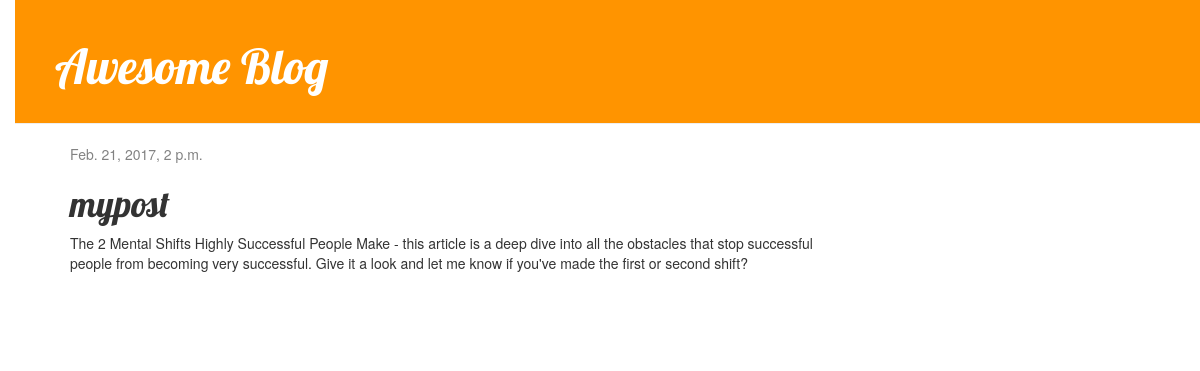
The app's page /post/1/ with its own data.
### blog/models.py (models this page shows, shortened)
class	Post(models.Model):
				author	=	models.ForeignKey('auth.User')
				title	=	models.CharField(max_length=200)
				text	=	models.TextField()
				created_date	=	models.DateTimeField(
												default=timezone.now)
				published_date	=	models.DateTimeField(
												blank=True,	null=True)

### blog/views.py (the view)
# urls.py: url(r'^post/(?P<pk>\d+)/$',	views.post_detail,	name='post_detail'),
def	post_detail(request, pk):
	post = get_object_or_404(Post, pk=pk)
	return render(request, 'blog/post_detail.html', {'post': post})

### blog/templates/blog/post_detail.html (shortened to what this page needs)
{%	extends	'blog/base.html'	%}
{%	block	content	%}
				<div	class="post">
								{%	if	post.published_date	%}
												<div	class="date">
																{{	post.published_date	}}
												</div>
								{%	endif	%}
								<h1>{{	post.title	}}</h1>
								<p>{{	post.text|linebreaksbr	}}</p>
				</div>
{%	endblock	%}

### blog/static/css/blog.css (style rules this page uses)
body { padding-left: 15px; }
h1, h2, h3, h4 { font-family: 'Lobster', cursive; }
.date { color: #828282; }
.post { margin-bottom: 70px; }

### records on screen
Post: published_date "Feb. 21, 2017, 2 p.m.", title "mypost", text "The 2 Mental Shifts Highly Successful People Make - this article is a deep dive into all the obstacles that stop successful people from becoming very successful. Give it a look and let me know if you've made the first or second shift?"
